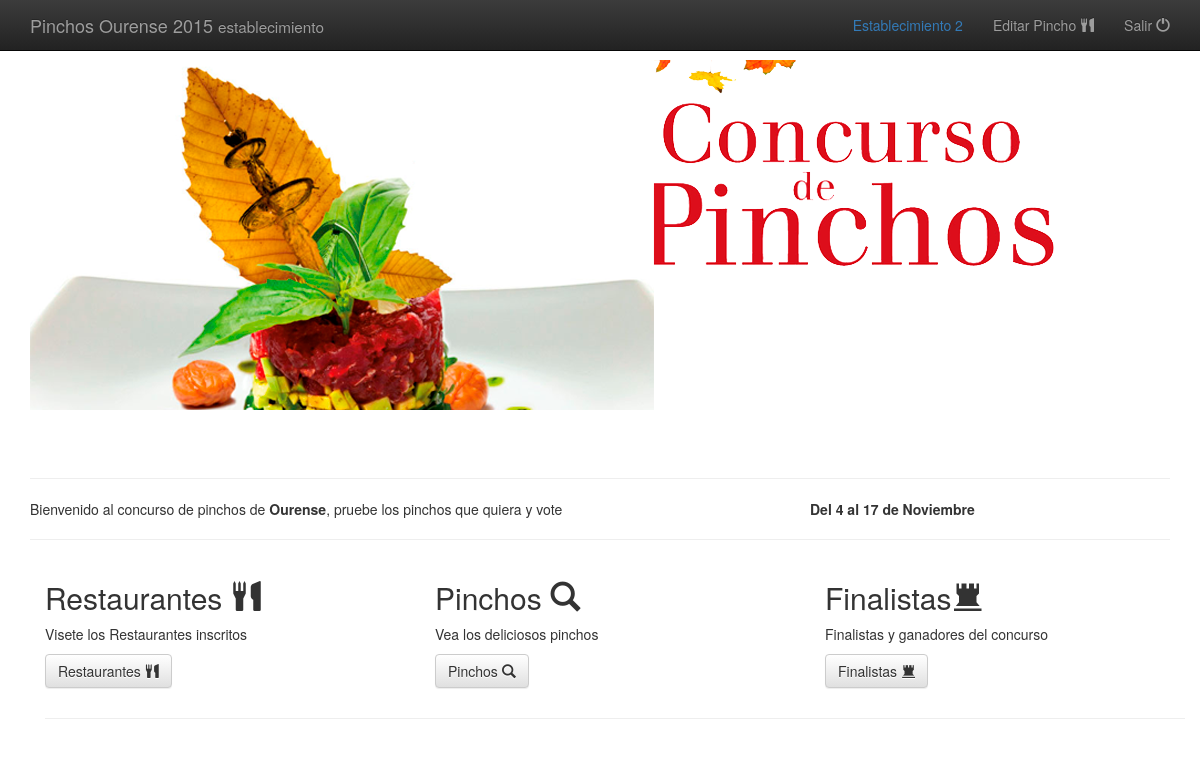
The app's page / (signed in) with its own data.
### tables this page shows
CREATE TABLE IF NOT EXISTS `configuracion` (
  `id` int(11) NOT NULL AUTO_INCREMENT,
  `logo` varchar(250) NOT NULL,
  `nombre` varchar(250) NOT NULL,
  `descripcion` mediumtext NOT NULL,
  `imagen` varchar(250) NOT NULL,
  `f_inicio` date NOT NULL,
  `f_fin` date NOT NULL,
  `resultados` tinyint(1) NOT NULL DEFAULT '0',
  `votacionesFinalistas` tinyint(1) NOT NULL DEFAULT '0',
  `votacionesGanadores` tinyint(1) NOT NULL DEFAULT '0',
  `votacionesPopulares` tinyint(1) NOT NULL DEFAULT '0',
  PRIMARY KEY (`id`)
);

### model/Configuracion.php (called while the page is built, shortened)
<?php
class Configuracion extends Model{
	private $id;
	function __construct(){
	   $this->id=1;
	}
	public function get(){
		$sentencia = $GLOBALS['DB']->prepare('SELECT *
								FROM configuracion
								WHERE id = ? ');
		$sentencia->execute(array($this->id));
		$resul=$sentencia->fetchall()[0];
		$this->nombre=$resul['nombre'];
		$this->descripcion=$resul['descripcion'];
		$this->imagen=$resul['imagen'];
		return $this;
	}
}

### model/Pincho.php (called while the page is built, shortened)
<?php
class Pincho extends Model{
	public $usuario_id;
	public function getPinchoByUsuarioId(){
		$sentencia = $GLOBALS['DB']->prepare('SELECT pincho_id,usuario_id,ingredientes,nombre,precio,finalista,imagen,descripcion,validado
								FROM pinchos
								WHERE usuario_id = ?' );
		$sentencia->execute(array($this->usuario_id));
		$result=$sentencia->fetchall(PDO::FETCH_CLASS, "Pincho");
		if($sentencia->rowCount() == 1){
			$result = $result[0];
			$this->usuario_id=$result->usuario_id;
			$this->validado=$result->validado;
			return $this;
		}else{
			return false;
		}
	}
}

### model/Establecimiento.php (called while the page is built, shortened)
<?php
include_once($GLOBALS['MODEL_PATH'].'Pincho.php');
class Establecimiento extends Model{
		public $usuario_id;
	public function hasPincho(){
		$pincho = new Pincho();
		$pincho->usuario_id = $this->usuario_id;
		if($pincho->getPinchoByUsuarioId())
			return $pincho;
		else
			return false;
	}
}

### template/index/index.php (the view)
<div class="jumbotron" id="imgPrincipal">
     <div class="container">
	<img src="<?= $GLOBALS['IMGCONCURSO_URL'].$GLOBALS['conf']->imagen;?>" class="img-responsive" alt="Responsive image">
     </div>
</div>
   <div class="container">
     <hr>
			<?= $GLOBALS['conf']->descripcion;?>
     <hr>
   <div class="container">
     <div class="row">
       <div class="col-md-4">
         <h2>Restaurantes <span class="glyphicon glyphicon-cutlery"/></h2>
         <p>Visete los Restaurantes inscritos</p>
         <p><a class="btn btn-default" href="/?action=restaurantes" role="button">Restaurantes <span class="glyphicon glyphicon-cutlery"/></a></p>
       </div>
       <div class="col-md-4">
         <h2>Pinchos <span class="glyphicon glyphicon-search"/></h2>
         <p>Vea los deliciosos pinchos</p>
         <p><a class="btn btn-default" href="/?action=pinchos" role="button">Pinchos <span class="glyphicon glyphicon-search"/></a></p>
      </div>
       <div class="col-md-4">
         <h2>Finalistas<span class="glyphicon glyphicon-tower"/></h2>
         <p>Finalistas y ganadores del concurso</p>
         <p><a class="btn btn-default" href="/?action=finalistas" role="button">Finalistas <span class="glyphicon glyphicon-tower"/></a></p>
       </div>
     </div>
     <hr>
   </div>

### template/layouts/loginNavEstablecimiento.php (shortened to what this page needs)
<nav class="navbar navbar-inverse navbar-fixed-top" role="navigation">
  <div class="container">
	<div class="navbar-header">
	  <a class="navbar-brand" href="/"><?php echo $GLOBALS['conf']->nombre;?> <small class="hidden-xs hidden-sm"><?php echo $_SESSION['user']['role'];?></small></a>
	</div>
	<div id="navbar" class="navbar-collapse collapse">
	  <ul class="nav navbar-nav navbar-right">
		<li><p class="navbar-text" href="#"><a href="<?php echo $GLOBALS['CONTROLLER_URL'].'establecimientoController.php'?>" ><?php echo $_SESSION['user']['name'];?></a></p></li>
		<?php if($GLOBALS['Pincho'] != false):?>
			<?php if(!$GLOBALS['Pincho']->validado):?>
				<li><a href="<?php echo $GLOBALS['CONTROLLER_URL'].'establecimientoController.php?action=verPincho'?>">Editar Pincho <span class="glyphicon glyphicon-cutlery" aria-hidden="true"/></a></li>
			<?php else: ?>
				<li><a href="<?php echo $GLOBALS['CONTROLLER_URL'].'establecimientoController.php?action=generarCodigos'?>">Generar códigos <span class="glyphicon glyphicon-cutlery" aria-hidden="true"/></a></li>
			<?php endif;?>
		<?php else: ?>
			<li><a href="<?php echo $GLOBALS['CONTROLLER_URL'].'establecimientoController.php?action=registrarPincho'?>">Registrar Pincho <span class="glyphicon glyphicon-cutlery" aria-hidden="true"/></a></li>
		<?php endif;?>
		<li><a href="<?php echo $GLOBALS['CONTROLLER_URL'].'usersController.php?action=logout'?>">Salir <span class="glyphicon glyphicon-off" aria-hidden="true"/></a></li>
	  </ul>
	</div>
  </div>
</nav>

### records on screen
configuracion: nombre "Pinchos Ourense 2015", imagen (picture), descripcion "Bienvenido al concurso de pinchos de Ourense , pruebe los pinchos que quiera y vote Del 4 al 17 de Noviembre"

### other values on screen
$_SESSION['user']['role'] "establecimiento"
$_SESSION['user']['name'] "Establecimiento 2"
